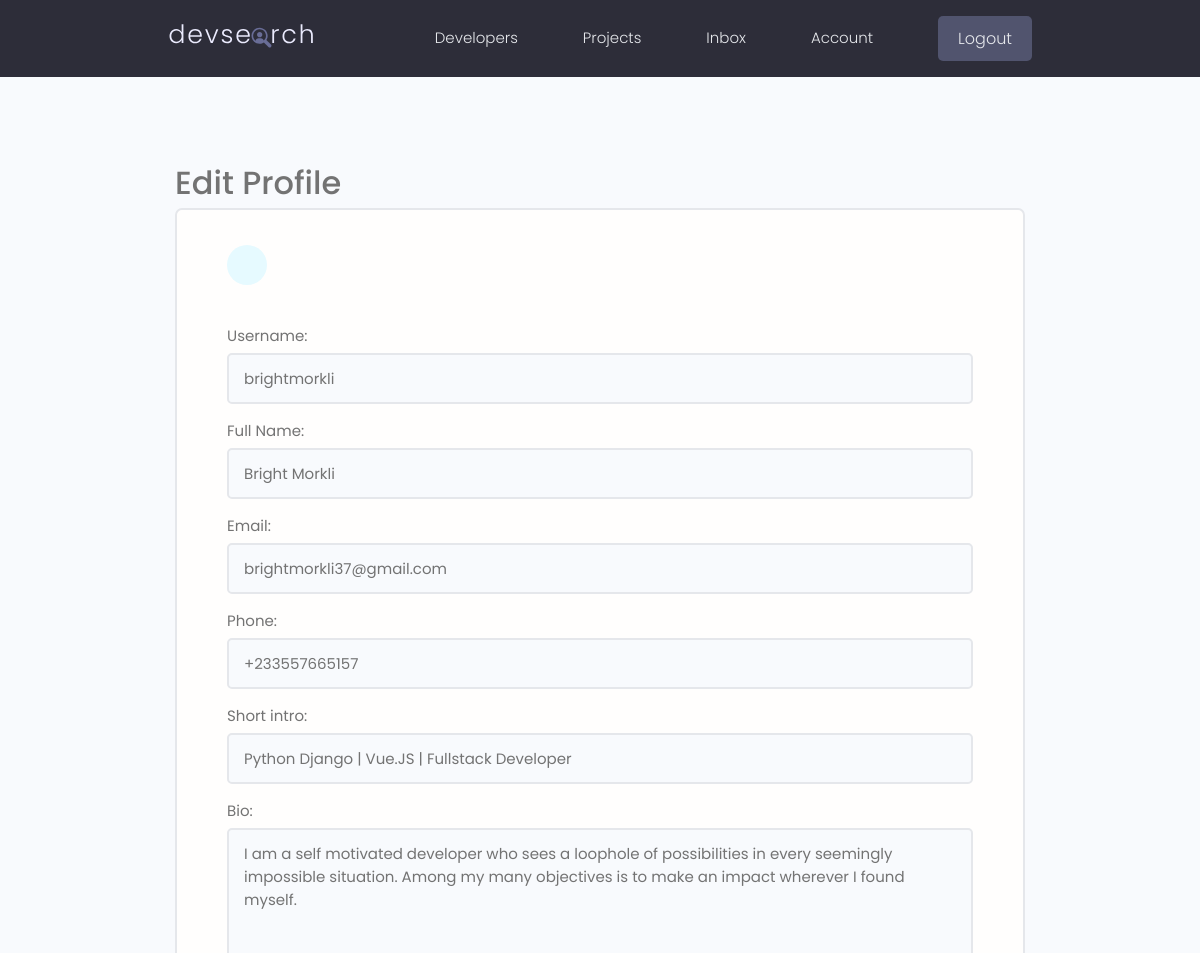
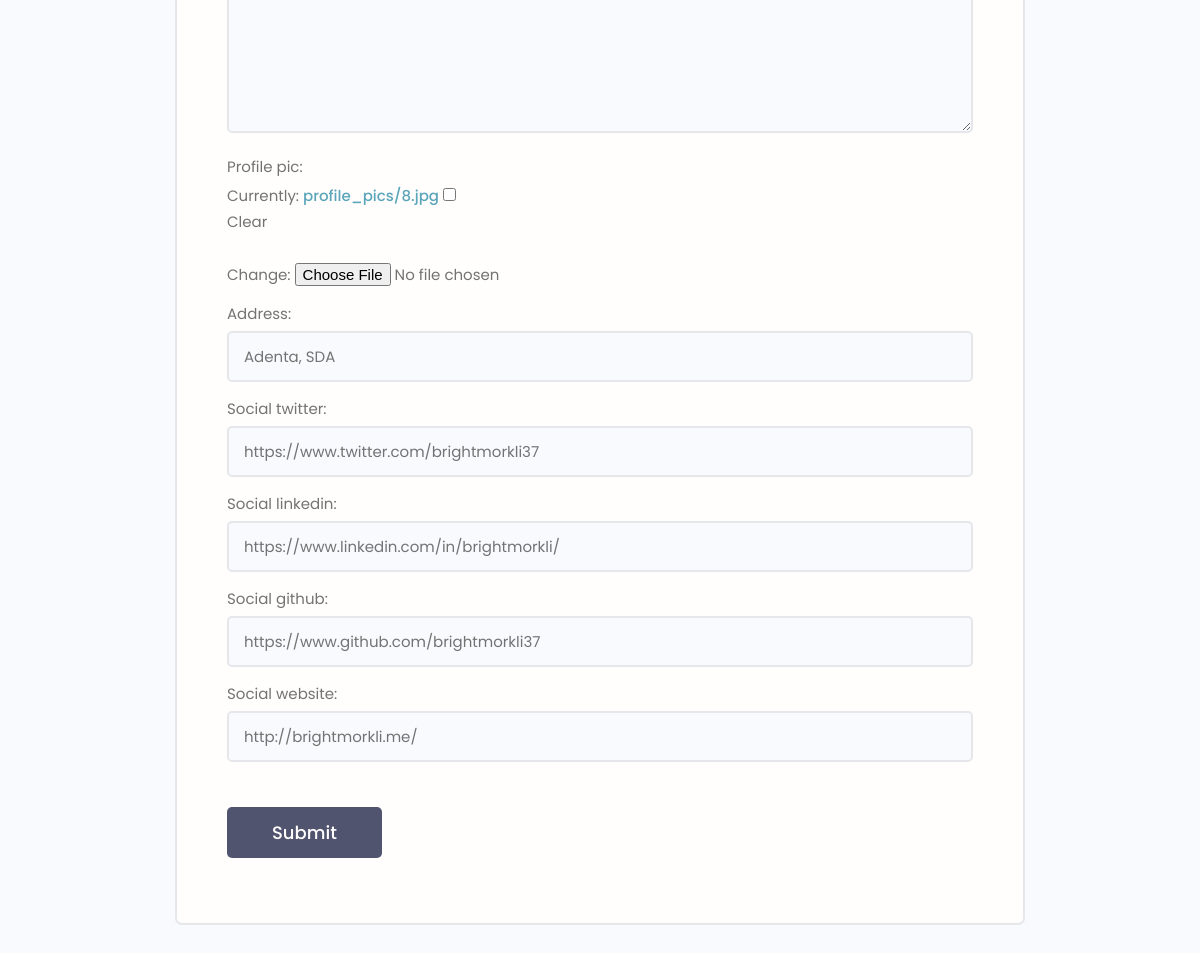
The page /account/edit-profile/ (signed in) on the database its author committed (2 pictures, top to bottom).
### users/models.py (models this page shows, shortened)
class Profile(models.Model):
    id = models.UUIDField(
        default=uuid.uuid4, unique=True,
        primary_key=True, editable=False
    )
    user = models.OneToOneField(User, on_delete=models.CASCADE)
    username = models.CharField(max_length=100, blank=True, null=True)
    name = models.CharField(max_length=100, blank=True, null=True, verbose_name='Full Name')
    email = models.EmailField(max_length=100, blank=True, null=True)
    phone = models.CharField(max_length=100, blank=True, null=True)
    short_intro = models.CharField(max_length=100, blank=True, null=True)
    bio = models.TextField(max_length=500, blank=True, null=True)
    profile_pic = models.ImageField(
        upload_to='profile_pics/', blank=True, null=True, default='profile_pics/user-default.png'
    )
    address = models.CharField(max_length=100, blank=True, null=True)
    social_twitter = models.CharField(max_length=500, blank=True, null=True)
    social_linkedin = models.CharField(max_length=500, blank=True, null=True)
    social_github = models.CharField(max_length=500, blank=True, null=True)
    social_website = models.CharField(max_length=500, blank=True, null=True)
    created = models.DateTimeField(auto_now_add=True)

### users/views.py (the view, shortened to what this page needs)
# urls.py: path('account/edit-profile/', views.editProfile, name='edit-profile'),
@login_required(login_url='login')
def editProfile(request):
    profile = Profile.objects.get(user=request.user)
    form = ProfileForm(instance=profile)
    template_name = 'users/edit-profile.html'
    context = {'form': form}
    return render (request,template_name, context)

### users/forms.py
class ProfileForm(ModelForm):
    class Meta:
        model = Profile
        exclude = ['user']
    def __init__(self, *args, **kwargs):
        super().__init__(*args, **kwargs)
        for name, field in self.fields.items():
            field.widget.attrs.update(
                {'class': 'input'}
            )

### users/templates/users/edit-profile.html (shortened to what this page needs)
{% extends 'main.html' %}
{% block content %}
    <main class="formPage my-xl">
        <div class="content-box">
            <h3>Edit Profile</h3>
            <div class="formWrapper">
                <a class="backButton" href="{% url 'account' %}"></a>
                <br>
                <form class="form" action="{% url 'edit-profile' %}" method="POST" enctype="multipart/form-data">
                    {% for field in form %}
                    <div class="form__field">
                        <label for="formInput#text">{{field.label}}: </label>
                        {{field}}
                    </div>
                    {% endfor %}
                    <input class="btn btn--sub btn--lg  my-md" type="submit" value="Submit" />
                </form>
            </div>
        </div>
    </main>
{% endblock content %}

### static/styles/app.css (style rules this page uses)
:root { --color-sub: #2d2d39; }
.btn--sub { background-color: var(--color-sub-light); }
.content-box { width: 95%; max-width: 85rem; margin: 0 auto; }
.backButton { background: var(--color-main-light); color: var(--color-main); width: 4rem; height: 4rem; display: flex; align-items: center; justify-content: center; border-radius: 50%; }
.formPage .formWrapper { list-style: none; background: var(--color-white); padding: 3.5rem 5rem; border: 2px solid var(--color-light); border-radius: 0.7rem; }

### static/uikit/styles/modules/_variables.css (style rules this page uses)
:root { --color-main: #5aa5b9; --color-main-light: #e6faff; --color-sub: #3f4156; --color-sub-light: #51546e; --color-sub-lighter: #ededfd; --color-text: #737373; --color-gray: #8b8b8b; --color-light: #e5e7eb; --color-light-gray: #767676; --color-bg: #f8fafd; --color-white: #fffefd; --color-white-light: #f3f3f3; --color-success: #359e64; --color-success-bg: #def8e8; --color-error: #fc4b0b; --color-error-bg: #fff2ee; --font-base: 'Poppins', arial, helvetica, 'Segoe UI', roboto, ubuntu, sans-serif; --font-monospace: 'Fira Code', 'Courier New', courier, monospace; --font-regular: 300; --font-medium: 500; --font-bold: 700; --generic-shadow: 1px 1px 5px #00000010; --generic-transition: all 0.3s ease-in-out; }

### static/uikit/styles/modules/_base.css (style rules this page uses)
* { margin: 0; padding: 0; box-sizing: border-box; text-rendering: optimizeLegibility; color: inherit; font-size: inherit; }
html { font-size: 50%; }
@media only screen and (min-width: 480px) { html { font-size: 56.25%; } }
@media only screen and (min-width: 1200px) { html { font-size: 62.5%; } }
body { line-height: 1.6; font-weight: 400; font-size: 1.5rem; color: var(--color-text); background-color: var(--color-bg); min-height: 100vh; }

### static/uikit/styles/modules/_typography.css (style rules this page uses)
* { font-family: var(--font-base); }
h3 { font-size: 3.2rem; font-weight: var(--font-medium); }
a { padding-bottom: 2px; text-decoration: none; display: inline-block; color: var(--color-main); font-weight: var(--font-medium); }

### static/uikit/styles/modules/_utilities.css (style rules this page uses)
.my-md { margin: 3rem auto; }
.my-xl { margin: 8rem auto; }

### static/uikit/styles/modules/_button.css (style rules this page uses)
.btn { display: inline-block; position: relative; cursor: pointer; background-color: var(--color-light); font-weight: var(--font-medium); color: var(--color-sub); text-decoration: none; padding: 1rem 2rem; border-radius: 0.5rem; border: none; width: -webkit-fit-content; width: -moz-fit-content; width: fit-content; height: -webkit-fit-content; height: -moz-fit-content; height: fit-content; font-size: 1.6rem; outline-width: 0; outline-color: transparent; -webkit-backface-visibility: hidden; backface-visibility: hidden; transition: all 0.3s ease-in-out; }
.btn--sub { background-color: var(--color-sub); color: var(--color-white); }
.btn--lg { font-size: 1.8rem; padding: 1.2rem 4.5rem; }

### static/uikit/styles/modules/_form.css (style rules this page uses)
.form { display: block; }
.form__field { margin-top: 1.5rem; margin-bottom: 1.5rem; }
.form__label, .form__field > label { display: block; margin-bottom: 0.5rem; color: var(--color-text); }
input.input[type='text'], input.input[type='email'], input.input[type='password'], input.input[type='number'], select.input, textarea.input { min-width: 24rem; width: 100%; padding: 1.2rem 1.5rem; border-radius: 0.5rem; border: 2px solid var(--color-light); transition: all 0.3s ease-in-out; background-color: var(--color-bg); }

### rows shown on the page
Profile: form "brightmorkli" "Bright Morkli" "brightmorkli37@gmail.com" "+233557665157" "Python Django | Vue.JS | Fullstack Developer" "I am a self motivated developer who sees a loophole of possibilities in every seemingly impossible situation. Among my many objectives is to make an impact wherever I found myself." "Adenta, SDA" "https://www.twitter.com/brightmorkli37" "https://www.linkedin.com/in/brightmorkli/" "https://www.github.com/brightmorkli37" "http://brightmorkli.me/"

### other values the page prints
{{ field.label }} "Username" "Full Name" "Email" "Phone" "Short intro" "Bio" "Profile pic" "Address" "Social twitter" "Social linkedin" "Social github" "Social website"
